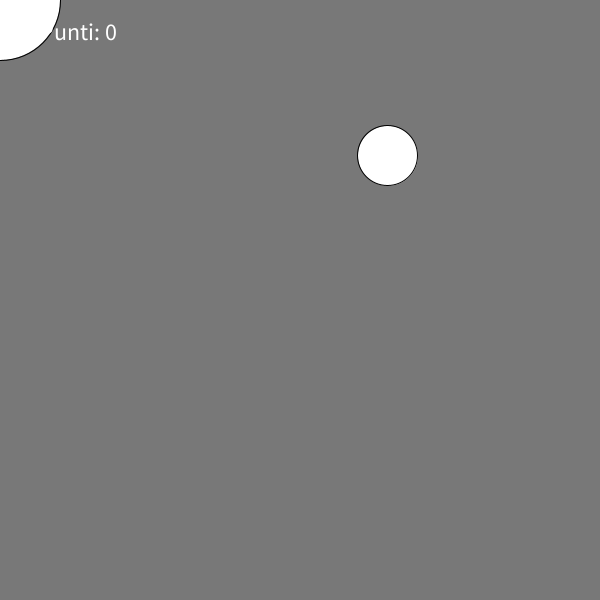
Frame 1 (no input)
Frame 60 (the mouse pressed at the canvas centre just before this capture): identical to frame 1, image omitted
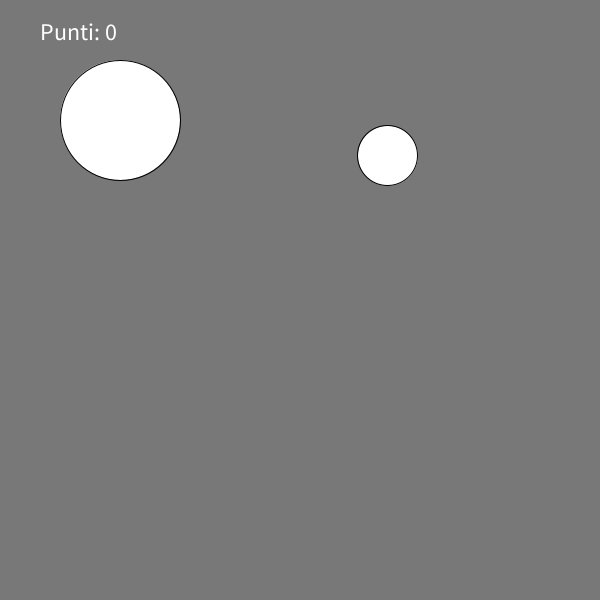
Frame 120 (the mouse held since frame 60 and released just before this capture)

The Processing sketch that drew these frames (run headless with seeded random() and noise(); from frame 60 on, the mouse is pressed at the canvas centre):

// Processing sketch: gioco1
// ── gioco1.pde
float pX1,pY1,raggio1,velocita1; //cerchio 1
float pX2,pY2,raggio2; //cerchio 2
int punti;

void setup(){
  size(600,600);
  velocita1=2;
  
  /*pX2 = width/2;
  pY2 = height/2;*/
  genera();
  raggio2 = 30;
  raggio1 = 60;
  
  punti=0;
  
  textSize(24);
}

void draw(){
  if(mouseX>pX1){
    pX1+=velocita1;
  }
  else if(mouseX < pX1){
    pX1-=velocita1;
  }
  if(mouseY>pY1){
    pY1+=velocita1;
  }
  else if(mouseY < pY1){
    pY1-=velocita1;
  }
  //pX1 = mouseX;
  //pY1 = mouseY;
  
  if(distanzaQuadrata(pX1,pX2,pY1,pY2)<raggioQuadrato(raggio1, raggio2)){
    println("collisione!!");
    fill(250,0,0);
    punti++;
    genera();
  }
  else{
    println("");
    fill(255);
  }
  
  background(120);
  ellipse(pX1, pY1, raggio1*2, raggio1*2);
  ellipse(pX2, pY2, raggio2*2, raggio2*2);
  text("Punti: " + punti, 40, 40);
  
}

float distanzaQuadrata(float x1, float x2, float y1, float y2){
  float result = pow(x1-x2,2) + pow(y1-y2,2);
  return result;
}

float raggioQuadrato(float r1, float r2){
  return pow(r1+r2,2);
}

void genera(){
  pX2 = random(0,width);
  pY2 = random(0,height);
}
